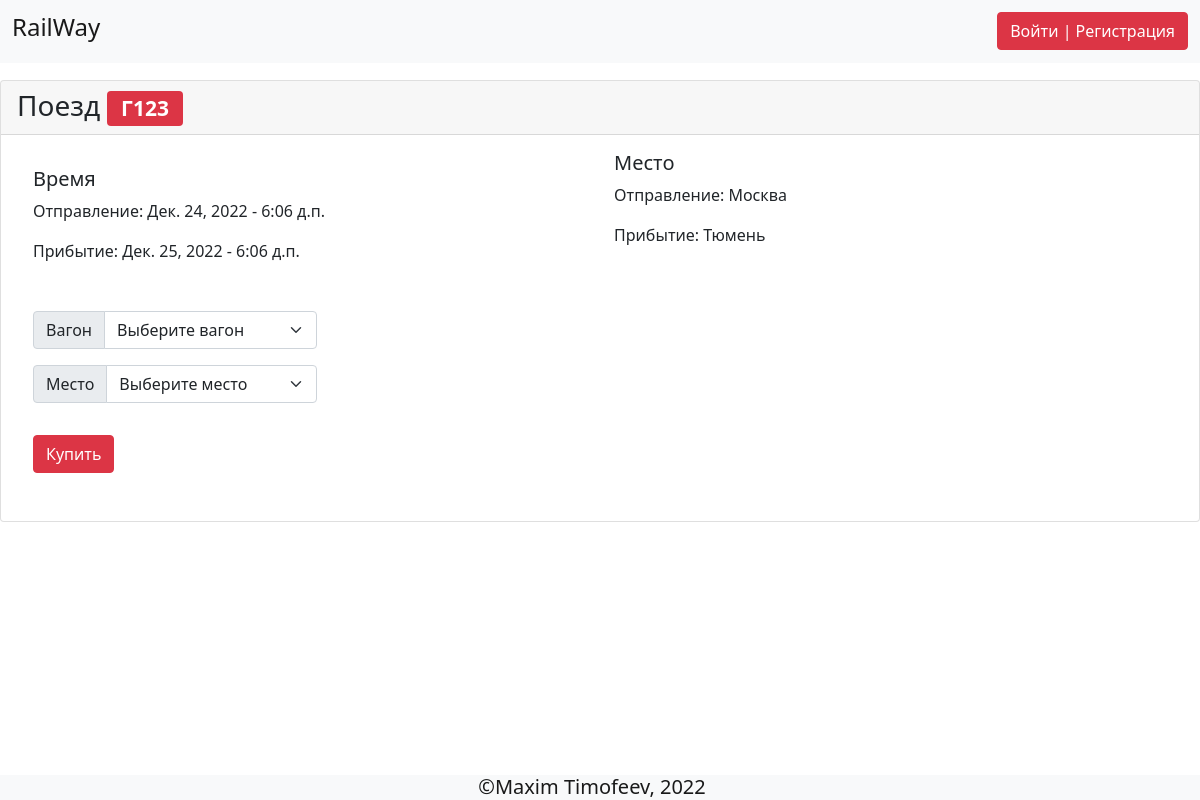
The app's page /train/g123/ with its own data.
### rails/models.py (models this page shows, shortened)
class Train(models.Model):
    name = models.CharField(max_length=255)
    slug = models.SlugField(max_length=255, unique=True, db_index=True, verbose_name='URL')
    start_time = models.TimeField()
    end_time = models.TimeField()
    start_date = models.DateField()
    end_date = models.DateField()
    start_city = models.ForeignKey('City', related_name='trains_start', on_delete=models.DO_NOTHING)
    end_city = models.ForeignKey('City', related_name='trains_end', on_delete=models.DO_NOTHING)

class City(models.Model):
    name = models.CharField(max_length=255, db_index=True)
    def __str__(self) -> str:
        return self.name

### rails/views.py (the view)
# urls.py: path('train/<slug:slug>/', vrails.TrainDetailView.as_view(), name='train'),
class TrainDetailView(DataMixin, DetailView):
    model = Train
    template_name = 'railway/train.html'
    context_object_name = 'train'
    def get_context_data(self, *, object_list = None, **kwargs):
        context = super().get_context_data(**kwargs)
        c_def = self.get_user_context()
        return dict(list(context.items()) + list(c_def.items()))

### rails/utlis.py (called while the page is built)
    def get_user_context(self, **kwargs):
        context = kwargs
        return context

### railway/templates/railway/train.html (shortened to what this page needs)
{% extends 'base.html' %}
{% block content %}
<div class="card mb-3">
    <h3 class="card-header">Поезд <span class="badge bg-danger">{{train.name}}</span></h3>
    <div class="card-body">
        <div class="mb-3 d-flex">
            <div class="container-fluid p-3">
                <h5 class="card-title">Время</h5>
                <div class="">
                    <p class="card-text">Отправление: {{train.start_date}} - {{train.start_time}}</p>
                    <p class="card-text">Прибытие: {{train.end_date}} - {{train.end_time}}</p>
                </div>
            </div>
            <div class="container-fluid">
                <h5 class="card-title">Место</h5>
                <p class="card-text">Отправление: {{train.start_city}}</p>
                <p class="card-text">Прибытие: {{train.end_city}}</p>
            </div>
        </div>
        <div class="mb-3 d-flex">
            <form action="{% url 'buy' train.id %}" method="post">
                <div class="input-group m-3">
                    <label class="input-group-text" for="id_carriage">Вагон</label>
                    <select required id="inputGroupSelect01 id_carriage" name="carriage" class="car form-select" aria-label="Default select example">
                        <option selected>Выберите вагон</option>
                      </select>
                </div>
                <divsel  id="sel {{carriage.id}}_select" sel class="input-group m-3">
                    <label class="input-group-text" for="inputGroupSelect02">Место</label>
                    <select id="inputGroupSelect02" required name="places" class="form-select" aria-label="Default select example">
                        <option selected>Выберите место</option>
                      </select>
                </divsel>
                <button class="btn btn-danger m-3"  type="submit">Купить</button>
            </form>
        </div>
    </div>
</div>
{% endblock %}

### records on screen
Train: name "Г123", start_date "Дек. 24, 2022", start_time "6:06 д.п.", end_date "Дек. 25, 2022", end_time "6:06 д.п.", start_city "Москва", end_city "Тюмень"
